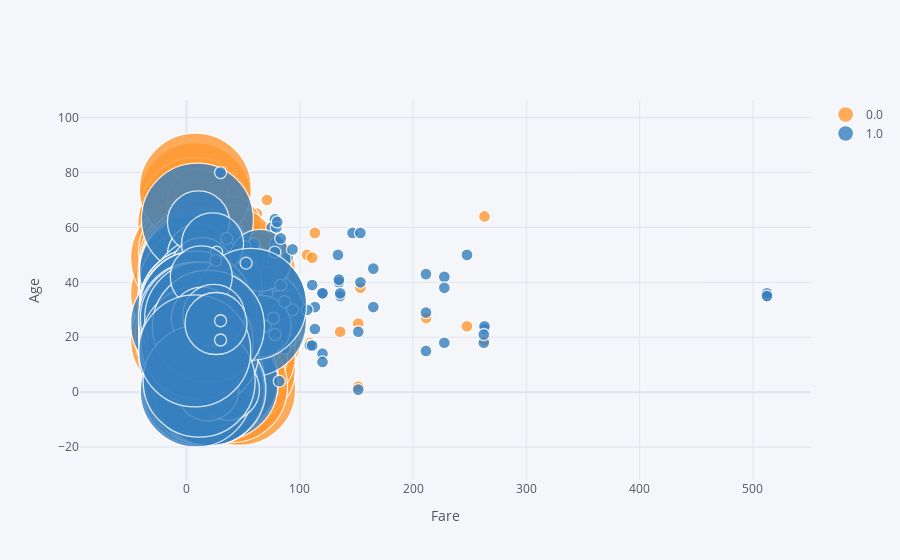

This figure's notebook cell:
### Code cell
#converting Survived column to float64 to be able to use in plotly
train[['Survived']] = train[['Survived']].astype('float64', copy=False)

train.iplot(kind='bubble', x="Fare",y="Age",categories="Survived", size='Pclass', text='Name', xTitle='Fare', yTitle='Age')

### Figure 1 — Plotly figure (JSON) as saved in the notebook; plotly's stock layout.template omitted (floating-point values rounded to 4 significant figures; data arrays with more than 128 entries replaced by an {"elided": "..."} marker saying what was removed)
{"data": [{"marker": {"color": "rgba(255, 153, 51, 1.0)", "line": {"width": 1.3}, "opacity": 0.8, "size": {"elided": "549 int values"}, "symbol": "circle"}, "mode": "markers", "name": "0.0", "text": {"elided": "549 str values"}, "textfont": {"color": "#4D5663"}, "type": "scatter", "x": {"elided": "549 float values"}, "y": {"elided": "549 float values"}}, {"marker": {"color": "rgba(55, 128, 191, 1.0)", "line": {"width": 1.3}, "opacity": 0.8, "size": {"elided": "342 int values"}, "symbol": "circle"}, "mode": "markers", "name": "1.0", "text": {"elided": "342 str values"}, "textfont": {"color": "#4D5663"}, "type": "scatter", "x": {"elided": "342 float values"}, "y": {"elided": "342 float values"}}], "layout": {"legend": {"bgcolor": "#F5F6F9", "font": {"color": "#4D5663"}}, "paper_bgcolor": "#F5F6F9", "plot_bgcolor": "#F5F6F9", "title": {"font": {"color": "#4D5663"}}, "xaxis": {"gridcolor": "#E1E5ED", "showgrid": true, "tickfont": {"color": "#4D5663"}, "title": {"font": {"color": "#4D5663"}, "text": "Fare"}, "zerolinecolor": "#E1E5ED"}, "yaxis": {"gridcolor": "#E1E5ED", "showgrid": true, "tickfont": {"color": "#4D5663"}, "title": {"font": {"color": "#4D5663"}, "text": "Age"}, "zerolinecolor": "#E1E5ED"}}}
